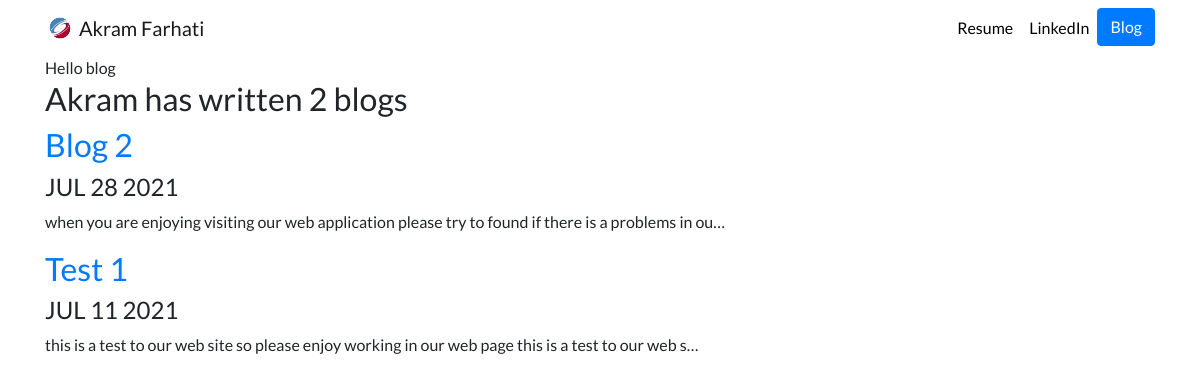
Screenshot of /blog/ with the database file from the repository.
### blog/models.py (models this page shows, shortened)
class Blog(models.Model):
    title=models.CharField(max_length=200)
    description = models.TextField()
    date = models.DateField()

### blog/views.py (the view)
# urls.py: path('',views.all_blogs,name='all_blogs'),
def all_blogs(request):
    blogs = Blog.objects.order_by('-date')
    return render(request,'blog/all_blogs.html',{'blogs':blogs})

### blog/templates/blog/all_blogs.html
{% extends 'protfolio/base.html' %}
{% block content %}
Hello blog
<h2>Akram has written {{blogs.count}} blog{{blogs.count|pluralize}}</h2>
{% for blog in blogs %}
 <a href="{% url 'blog:detail' blog.id %}"><h2>{{blog.title}}</h2> </a>
 <h4>{{blog.date|date:'M d Y'|upper}}</h4>
 <p>{{blog.description|truncatechars:100}}</p>
{% endfor %}
{% endblock %}

### protfolio/templates/protfolio/base.html (shortened to what this page needs)
{% load static %}
<!doctype html>
<html lang="en">
<head>
  <link rel="stylesheet" href="https://stackpath.bootstrapcdn.com/bootstrap/4.4.1/css/bootstrap.min.css">
  <link rel="stylesheet" href="{% static 'portfolio/custom.css' %}">
</head>
<body>
  <nav id="topNav" class="navbar navbar-expand-md navbar-light">
    <div class="container">
      <a class="navbar-brand" href="{% url 'home' %}">
        <img src="{% static 'protfolio/images.png' %}" width="30" height="30" class="d-inline-block align-top" alt="akram's Logo">
        <span>Akram Farhati</span>
      </a>
      <div class="collapse navbar-collapse text-center" id="navbarNav">
        <ul class="navbar-nav ml-auto">
          <li class="nav-item">
            <a class="nav-link" href="{% static 'protfolio/resume.pdf' %}">Resume</a>
          </li>
          <li class="nav-item">
            <a class="nav-link" href="https://www.linkedin.com/in/farhati-akram12/" target="_blank">LinkedIn</a>
          </li>
          <li>
            <a role="button" href="{% url 'blog:all_blogs' %}" class="btn btn-primary">Blog</a>
          </li>
        </ul>
      </div>
    </div>
  </nav>
  <div class="container">
    {% block content %}{% endblock %}
  </div>
</body>
</html>

### protfolio/static/protfolio/custom.css (style rules this page uses)
.navbar-nav .nav-link { color: rgba(0,0,0,1) !important; }
body { font-family: 'Lato', sans-serif; }

### rows the page displays
Blog: title "Blog 2", date "JUL 28 2021", description "when you are enjoying visiting our web application please try to found if there is a problems in ou…"
Blog: title "Test 1", date "JUL 11 2021", description "this is a test to our web site so please enjoy working in our web page this is a test to our web s…"

### other values shown
{{ blogs.count }} "2"
